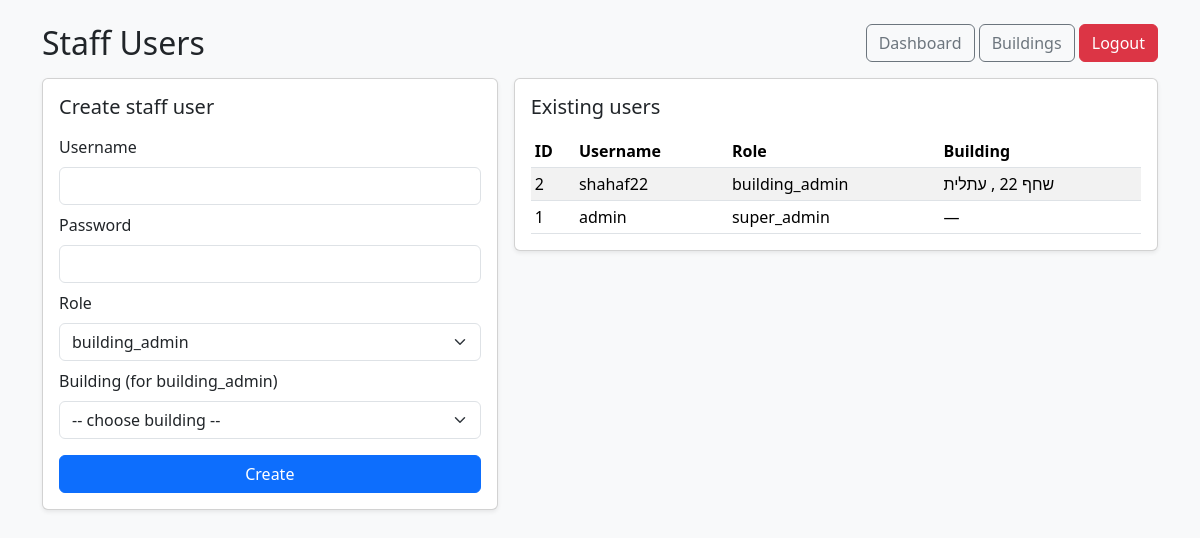
Screenshot of /admin/staff (signed in) with the database file from the repository.
### tables this page shows
CREATE TABLE staff_users (
            id INTEGER PRIMARY KEY AUTOINCREMENT,
            username TEXT NOT NULL UNIQUE,
            password_hash TEXT NOT NULL,
            role TEXT NOT NULL,          -- 'super_admin' | 'building_admin'
            building_id INTEGER,         -- NULL for super_admin
            created_at TEXT,
            FOREIGN KEY(building_id) REFERENCES buildings(id)
        );

CREATE TABLE buildings (
        id INTEGER PRIMARY KEY AUTOINCREMENT,
        city TEXT,
        street TEXT NOT NULL,
        number TEXT NOT NULL,
        name TEXT,
        is_active INTEGER DEFAULT 1,
        created_at TEXT
    );

### app.py (the view)
@app.get("/admin/staff")
def admin_staff():
    u = require_super_admin()
    if not isinstance(u, dict):
        return u
    staff = list_staff_users_db()
    buildings = list_buildings_db(limit=500)
    return render_template("staff.html", staff=staff, buildings=buildings, current_user=u, error=None)

### app.py (called while the page is built)
def current_user():
    uid = session.get("staff_user_id")
    return get_staff_user_by_id_db(uid) if uid else None

def require_login():
    u = current_user()
    if not u:
        return redirect(url_for("login"))
    return u

def require_super_admin():
    u = require_login()
    if not isinstance(u, dict):
        return u
    if u["role"] != "super_admin":
        abort(403)
    return u

### shahenbot_db.py (called while the page is built)
def get_connection():
    return sqlite3.connect(DB_PATH)

def list_buildings_db(limit: int = 500, search: str | None = None) -> list[dict]:
    conn = get_connection()
    cur = conn.cursor()
    q = """
      SELECT id, city, street, number, name, is_active, created_at
      FROM buildings
      WHERE 1=1
    """
    params = []
    if search:
        like = f"%{search}%"
        q += " AND (street LIKE ? OR number LIKE ? OR COALESCE(city,'') LIKE ? OR COALESCE(name,'') LIKE ?)"
        params += [like, like, like, like]
    q += " ORDER BY street, number LIMIT ?"
    params.append(limit)
    cur.execute(q, params)
    rows = cur.fetchall()
    conn.close()
    return [
        {"id": r[0], "city": r[1], "street": r[2], "number": r[3], "name": r[4], "is_active": r[5], "created_at": r[6]}
        for r in rows
    ]

def get_staff_user_by_id_db(user_id: int) -> dict | None:
    conn = get_connection()
    cur = conn.cursor()
    cur.execute("SELECT id, username, password_hash, role, building_id FROM staff_users WHERE id=?", (user_id,))
    r = cur.fetchone()
    conn.close()
    if not r:
        return None
    return {"id": r[0], "username": r[1], "password_hash": r[2], "role": r[3], "building_id": r[4]}

def list_staff_users_db(limit: int = 200) -> list[dict]:
    conn = get_connection()
    cur = conn.cursor()
    cur.execute(
        """
        SELECT u.id, u.username, u.role, u.building_id,
               b.street, b.number, COALESCE(b.city,''), COALESCE(b.name,'')
        FROM staff_users u
        LEFT JOIN buildings b ON b.id = u.building_id
        ORDER BY u.role, u.username
        LIMIT ?
        """,
        (limit,),
    )
    rows = cur.fetchall()
    conn.close()
    return [
        {
            "id": r[0],
            "username": r[1],
            "role": r[2],
            "building_id": r[3],
            "building_street": r[4],
            "building_number": r[5],
            "building_city": r[6],
            "building_name": r[7],
        }
        for r in rows
    ]

### templates/staff.html (shortened to what this page needs)
<!doctype html>
<html lang="en" dir="ltr">
<head>
  <link href="https://cdn.jsdelivr.net/npm/bootstrap@5.3.3/dist/css/bootstrap.min.css" rel="stylesheet">
</head>
<body class="bg-light">
<div class="container py-4">
  <div class="d-flex justify-content-between align-items-center mb-3">
    <h2 class="m-0">Staff Users</h2>
    <div>
      <a class="btn btn-outline-secondary" href="{{ url_for('admin_dashboard') }}">Dashboard</a>
      <a class="btn btn-outline-secondary" href="{{ url_for('admin_buildings') }}">Buildings</a>
      <a class="btn btn-danger" href="{{ url_for('logout') }}">Logout</a>
    </div>
  </div>
  <div class="row g-3">
    <div class="col-lg-5">
      <div class="card shadow-sm">
        <div class="card-body">
          <h5 class="mb-3">Create staff user</h5>
          <form method="post" action="{{ url_for('admin_staff_create') }}">
            <div class="mb-2">
              <label class="form-label">Username</label>
              <input class="form-control" name="username" required>
            </div>
            <div class="mb-2">
              <label class="form-label">Password</label>
              <input class="form-control" type="password" name="password" required>
            </div>
            <div class="mb-2">
              <label class="form-label">Role</label>
              <select class="form-select" name="role">
                <option value="building_admin">building_admin</option>
              </select>
            </div>
            <div class="mb-2">
              <label class="form-label">Building (for building_admin)</label>
              <select class="form-select" name="building_id">
                <option value="">-- choose building --</option>
              </select>
            </div>
            <button class="btn btn-primary w-100 mt-2" type="submit">Create</button>
          </form>
        </div>
      </div>
    </div>
    <div class="col-lg-7">
      <div class="card shadow-sm">
        <div class="card-body">
          <h5 class="mb-3">Existing users</h5>
          <div class="table-responsive">
            <table class="table table-sm table-striped align-middle mb-0">
              <thead>
                <tr>
                  <th>ID</th>
                  <th>Username</th>
                  <th>Role</th>
                  <th>Building</th>
                </tr>
              </thead>
              <tbody>
              {% for u in staff %}
                <tr>
                  <td>{{ u.id }}</td>
                  <td>{{ u.username }}</td>
                  <td>{{ u.role }}</td>
                  <td>
                    {% if u.building_id %}
                      {{ u.building_street }} {{ u.building_number }}
                      {% if u.building_city %}, {{ u.building_city }}{% endif %}
                    {% else %}
                      —
                    {% endif %}
                  </td>
                </tr>
              {% endfor %}
              </tbody>
            </table>
          </div>
        </div>
      </div>
    </div>
  </div>
</div>
</body>
</html>

### rows the page displays
staff_users: id "2", username "shahaf22", role "building_admin", building_street "שחף", building_city "עתלית"
staff_users: id "1", username "admin", role "super_admin"
